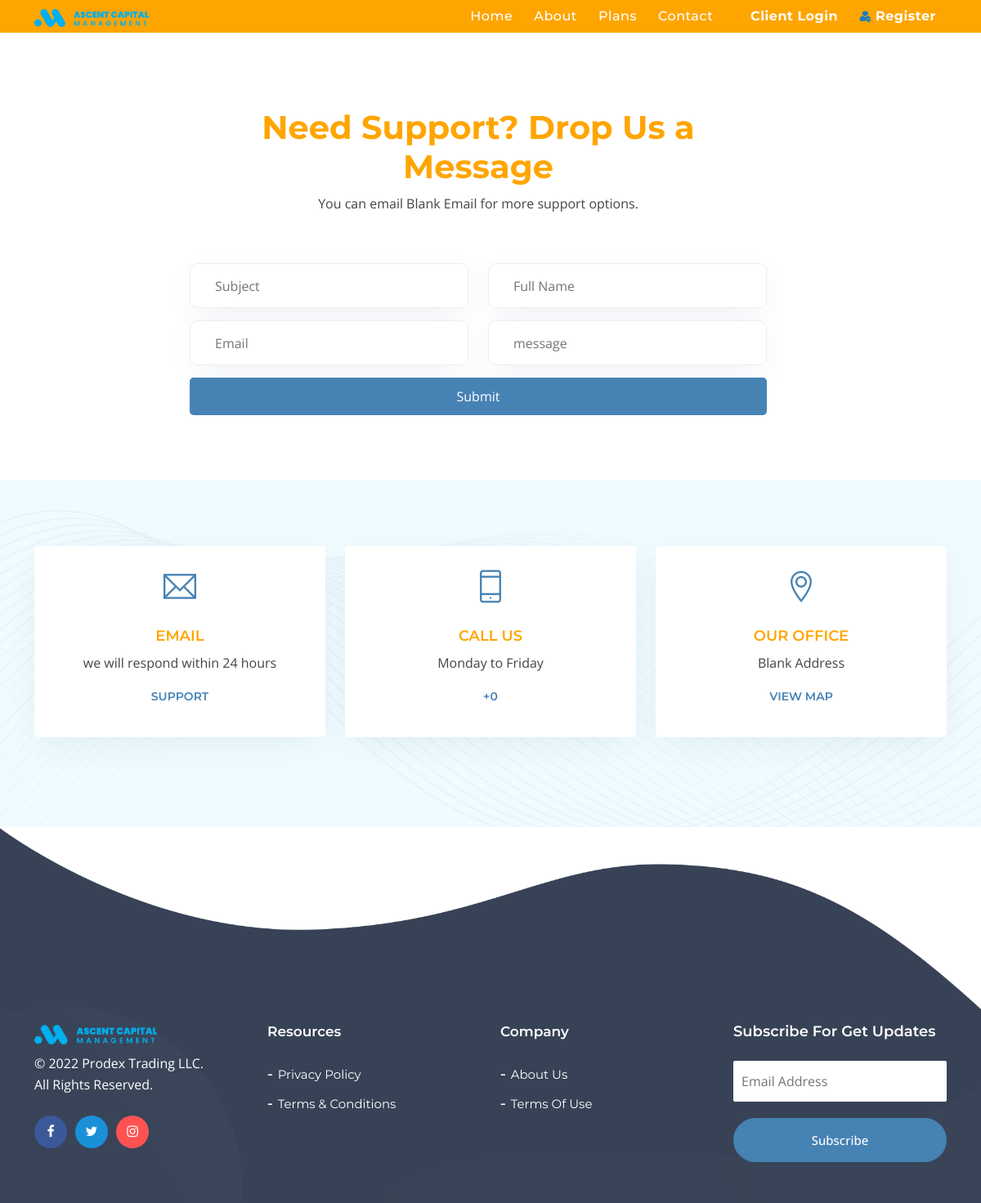
The app's page /contact with its own data.
### user_core/models.py (models this page shows, shortened)
class Site(models.Model):
    name = models.CharField(max_length=50,null=True,blank=True,default='Blank Name')
    email = models.EmailField(null=True,blank=True,default='Blank Email')
    address = models.CharField(max_length=300,null=True,blank=True,default='Blank Address')
    second_address = models.CharField(max_length=300,null=True,blank=True,default='Blank Address')
    logo = models.ImageField(upload_to='site_images', default='logo.png')
    phone_number = models.IntegerField(null=True,blank=True,default=0)
    owned_by = models.CharField(max_length=50,null=True,blank=True,default='Admin')

### core/views.py (the view)
# urls.py: path('contact',views.contact, name='contact'),
def contact(request):
    try:
        site = Site.objects.get(pk=1)
    except Site.DoesNotExist:
        site = Site.objects.create(pk=1)
        site.save()
    if request.method == 'POST':
        form = ContactForm(request.POST)
        if form.is_valid():
            subject = "Website Inquiry"
            body = {
            'subject': form.cleaned_data['subject'],
            'name': form.cleaned_data['name'],
            'sender': form.cleaned_data['sender'],
            'message':form.cleaned_data['message'],
            }
            message = "\n".join(body.values())
            try:
                send_mail(subject, message, 'benjaminservices03@gmail.com', [''])
            except BadHeaderError:
                return HttpResponse('Invalid header found.')
    else:
        form = ContactForm()
    context ={
        'form': form,
        'site':site,
    }
    return render(request,'contact.html',context)

### core/forms.py
class ContactForm(forms.Form):
    subject = forms.CharField(max_length=100, label='Subject', widget=forms.TextInput(attrs={'placeholder': 'Subject'}))
    name = forms.CharField(max_length=100, label='Full Name', widget=forms.TextInput(attrs={'placeholder': 'Full Name'}))
    sender = forms.EmailField(label='Email', widget=forms.TextInput(attrs={'placeholder': 'Email'}))
    message = forms.CharField(max_length=500, label='message', widget=forms.TextInput(attrs={'placeholder': 'message'}))

### templates/contact.html (shortened to what this page needs)
{%load static %}
<!DOCTYPE html>
<html lang="en">
<head>
<link rel="stylesheet" href="{% static 'assets/bootstrap/css/bootstrap.min.css' %}">
<link rel="stylesheet" href="{% static 'assets/fonts/font-awesome.min.css' %}">
<link rel="stylesheet" href="{% static 'assets/fonts/themify-icons.css' %}">
<link rel="stylesheet" href="{% static 'assets/css/materialdesignicons-min.css' %}">
<link rel="stylesheet" href="{% static 'assets/owlcarousel/css/owl.carousel.css' %}">
<link rel="stylesheet" href="{% static 'assets/owlcarousel/css/owl.theme.css' %}">
<link rel="stylesheet" href="{% static 'assets/css/animate.css' %}">
<link rel="stylesheet" href="{% static 'assets/css/magnific-popup.css' %}">
<link rel="stylesheet" href="{% static 'assets/css/style-four.css' %}">
</head>
<body data-spy="scroll" data-offset="80">
<nav id="navbar" class="navbar navbar-expand-lg fixed-top navbar-custom2 navbar-light sticky">
<div class="container">
<a class="navbar-brand" href="{%url 'home' %}"><img src="{% static 'assets/img/logo.png' %}" alt=""></a>
<div class="collapse navbar-collapse" id="navbarCollapse">
<ul id="navbar-navlist" class="navbar-nav ms-auto">
<li class="nav-item"><a class="nav-link active" href="{%url 'home' %}">Home</a></li>
<li class="nav-item"><a class="nav-link" href="{%url 'about-us' %}">About</a></li>
<li class="nav-item"><a class="nav-link" href="{%url 'plans' %}">Plans</a></li>
<li class="nav-item"><a class="nav-link" href="{%url 'contact' %}">Contact</a></li>
<li class="nav-item"><a class="nav-link" href="./accounts/login"><img src="{% static 'assets/img/shield-24.png' %}" width="15px" height="15px" /> <b>Client Login</b></a></li>
<li class="nav-item"><a class="nav-link" href="./accounts/signup"><img src="{% static 'assets/img/register.png' %}" width="15px" height="15px" /> <b>Register</b></a></li>
</ul>
</div>
</div>
</nav>
<section id="contact" class="contact_us section-padding">
<div class="container">
<div class="row">
<div class="offset-lg-2 col-lg-8 col-sm-12 col-xs-12 text-center">
<div class="contact">
<h4>Need Support? Drop Us a Message</h4>
<p>You can email {{site.email}} for more support options.</p>
<form class="form" name="enq" method="POST" action="{%url 'home' %}" onsubmit="if (!window.__cfRLUnblockHandlers) return false; return validation();" data-cf-modified-ce4672e1797f46614bd50180-="">
  <div class="row">
    {%for form in form %}
<div class="form-group col-md-6">
      {{form}}
</div>
    {%endfor%}
<div class="col-md-12 text-center">
<button type="submit" value="Send message" name="submit" id="submitButton" class="btn btn-lg contact_btn" title="Submit Your Message!">Submit</button>
</div>
</div>
</form>
</div>
</div>
</div>
</div>
</section>
<section id="address" class="address_area section-padding" style="background-image: url(static/assets/img/bg/bg-shape.png);  background-size:cover; background-position: center center;">
<div class="container">
<div class="row text-center">
<div class="col-lg-4 col-sm-4 col-xs-12">
<div class="single_address">
<div class="address_br"><span class="ti-email"></span></div>
<h4>EMAIL</h4>
<p>we will respond within 24 hours</p>
<a href="mailto:{{site.email}}"> support</a>
</div>
</div>
<div class="col-lg-4 col-sm-4 col-xs-12">
<div class="single_address">
<div class="address_br"><span class="ti-mobile"></span></div>
<h4>CALL US</h4>
<p>Monday to Friday</p>
<a href="tel:+{{site.phone_number}}">+{{site.phone_number}}</a>
</div>
</div>
<div class="col-lg-4 col-sm-4 col-xs-12">
<div class="single_address">
<div class="address_br"><span class="ti-location-pin"></span></div>
<h4>OUR OFFICE</h4>
<p>{{site.address}} </p>
<a href="https://www.google.com/maps/place/2000+S+Colorado+Blvd+%23+2000,+Denver,+CO+80222,+USA/@39.6810595,-104.9389964,17z/data=!4m13!1m7!3m6!1s0x876c7e0a78ebc2a9:0x27ad8addc78b74aa!2s2000+S+Colorado+Blvd+%23+2000,+Denver,+CO+80222,+USA!3b1!8m2!3d39.6810595!4d-104.9389964!3m4!1s0x876c7e0a78ebc2a9:0x27ad8addc78b74aa!8m2!3d39.6810595!4d-104.9389964" target="39.681220511830624, -104.93897494232962">View map</a>
</div>
</div>
</div>
</div>
</section>
<div class="footer" style="background-image: url(static/assets/img/bg/footer.png);  background-size:cover;">
<div class="container">
<div class="row">
<div class="col-lg-3 col-sm-6 col-xs-12">
<div class="footer_logo">
<img src="{% static 'assets/img/logo.png' %}" alt="" />
<p>&copy; 2022 Prodex Trading LLC. <br />All Rights Reserved.</p>
</div>
<div class="social_profile">
<ul>
<li><a href="#" class="f_facebook"><i class="fa fa-facebook" title="Facebook"></i></a></li>
<li><a href="#" class="f_twitter"><i class="fa fa-twitter" title="Twitter"></i></a></li>
<li><a href="#" class="f_instagram"><i class="fa fa-instagram" title="Instagram"></i></a></li>
</ul>
</div>
</div>
<div class="col-lg-3 col-sm-6 col-xs-12">
<div class="single_footer single_footer_top_one">
<h4>Resources</h4>
<ul>
<li><a href="{%url 'privacy' %}">Privacy Policy</a></li>
<li><a href="{%url 'tos' %}">Terms & Conditions</a></li>
</ul>
</div>
</div>
<div class="col-lg-3 col-sm-6 col-xs-1">
<div class="single_footer single_footer_top">
<h4>Company</h4>
<ul>
<li><a href="{%url 'about-us' %}">About Us</a></li>
<li><a href="{%url 'terms' %}">Terms of Use</a></li>
</ul>
</div>
</div>
<div class="col-lg-3 col-sm-6 col-xs-12">
<div class="newsletter-form">
<h4>Subscribe for get updates</h4>
<form action="#" class="subscribe">
<input type="text" class="subscribe__input" placeholder="Email Address">
<button type="button" class="btn_one">Subscribe</button>
</form>
</div>
</div>
</div>
</div>
</div>
<script src="{% static 'cdn-cgi/scripts/7d0fa10a/cloudflare-static/rocket-loader.min.js' %}" data-cf-settings="ce4672e1797f46614bd50180-|49" defer=""></script></body>
</html>

### records on screen
Site: email "Blank Email", phone_number "0", address "Blank Address"
